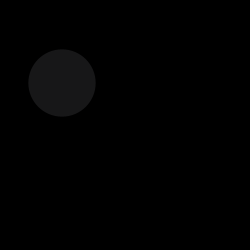
Frame 1 (no input)
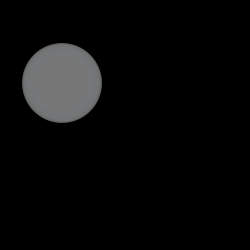
Frame 60 (the mouse pressed at the canvas centre just before this capture)
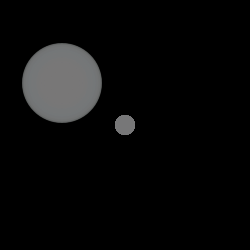
Frame 120 (the mouse held since frame 60 and released just before this capture)

The Processing sketch that drew these frames (run headless with seeded random() and noise(); from frame 60 on, the mouse is pressed at the canvas centre):

// Processing sketch: processing_27644
// ── processing_27644.pde

int counter;

void setup() {  //setup function called initially, only once
  size(250,250);
  background(0);  //set background white
  colorMode(HSB);   //set colors to Hue, Saturation, Brightness mode
  counter = 0;
}

void draw() {  //draw function loops 
  counter++;
  noStroke();
  fill(random(250),10,120,50);
  
  if(mousePressed == true) { //add some interaction
    ellipse(mouseX, mouseY, 20, 20);
  }
  else {
    ellipse(width/4, height/3, 80*sin(counter), 80*sin(counter));
}
}
                                
